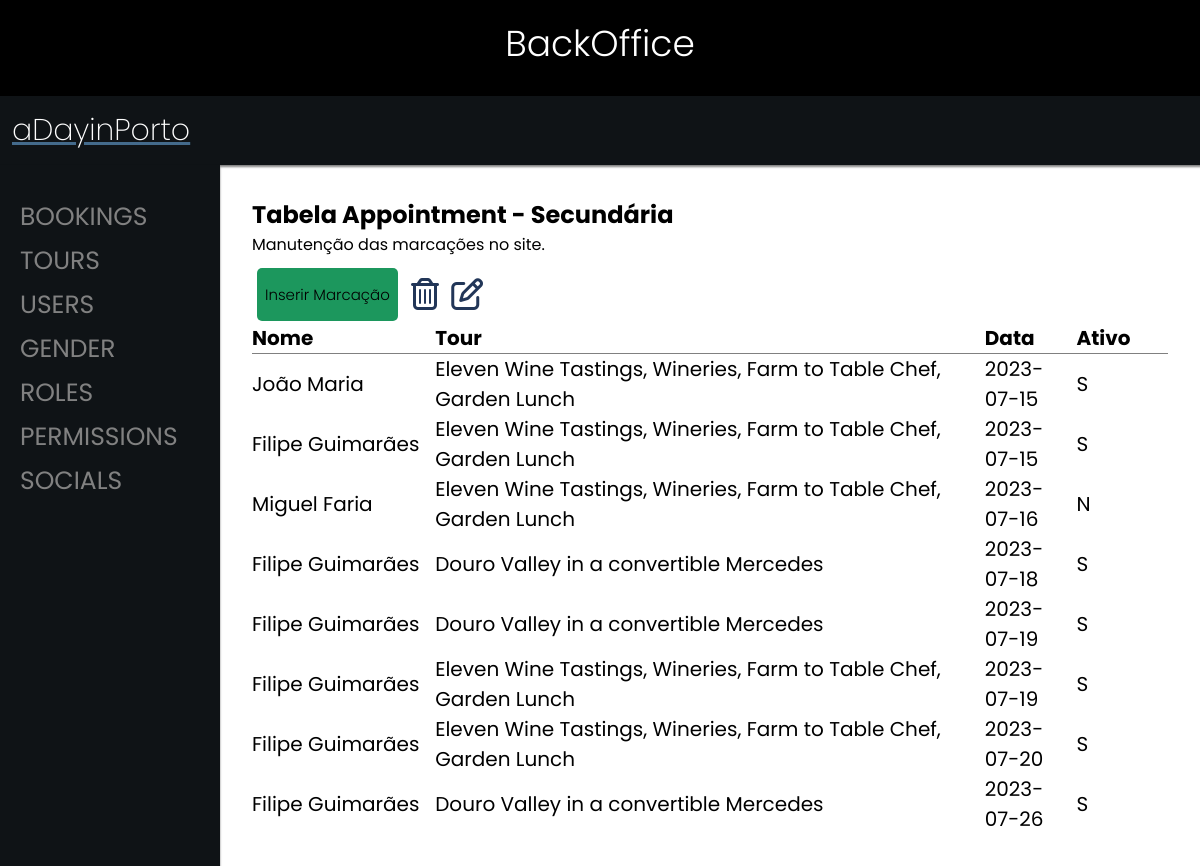
/backoffice/index.php, run on an earlier commit of the app's database.
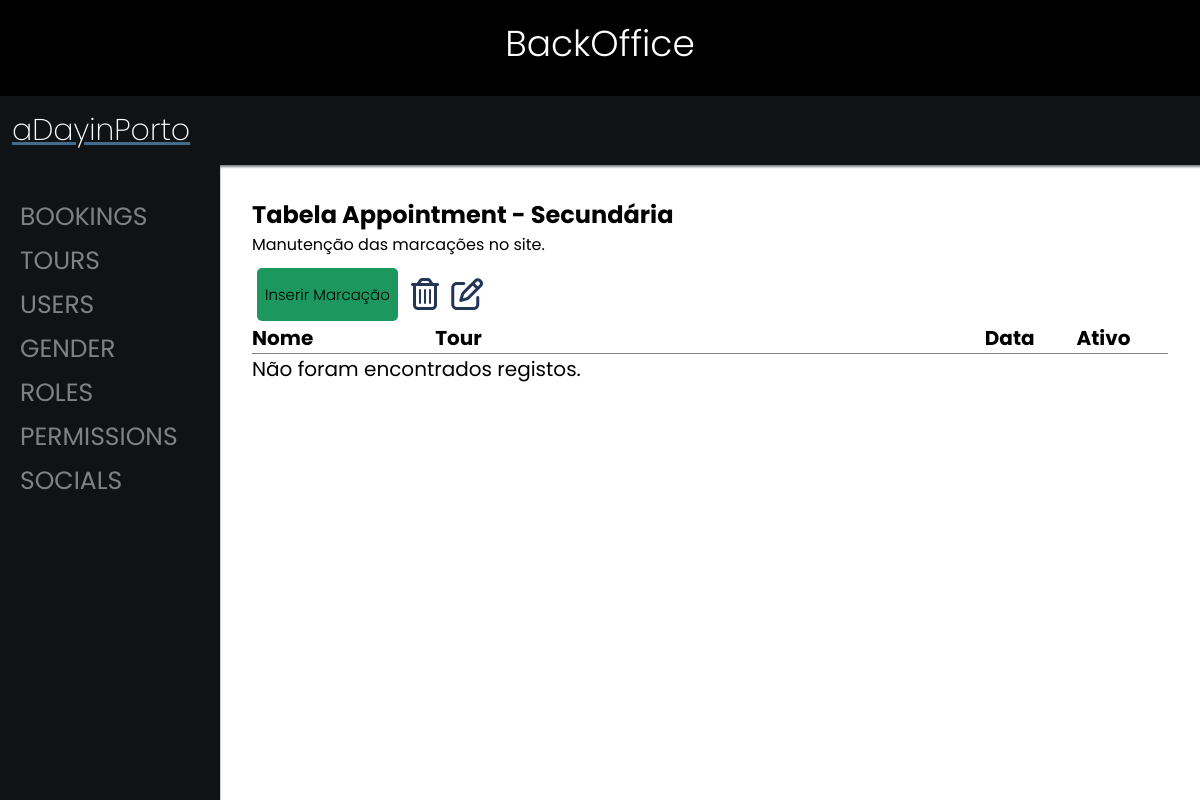
And on a later commit of the database.
### tables this page shows
CREATE TABLE IF NOT EXISTS `appointment` (
  `id` int(11) NOT NULL,
  `id_user` int(11) NOT NULL,
  `id_tour` int(11) NOT NULL,
  `start` date NOT NULL COMMENT 'Dia da marcação.',
  `book_date` datetime DEFAULT current_timestamp() COMMENT 'Data em q foi feita a marcação',
  `payment_date` datetime DEFAULT current_timestamp() COMMENT 'Data em q foi realizado o pagamento.',
  `cancel_date` datetime DEFAULT NULL COMMENT 'Data em q foi cancelado ( se for )',
  `reason` varchar(255) DEFAULT NULL COMMENT 'Motivo do cancelamento',
  `discount` int(11) DEFAULT NULL,
  `number_people` int(11) DEFAULT NULL,
  PRIMARY KEY (`id_user`,`id_tour`,`start`,`id`),
  KEY `FK_marcacao_tour` (`id_tour`),
  CONSTRAINT `FK_marcacao_tour` FOREIGN KEY (`id_tour`) REFERENCES `tour` (`id`) ON DELETE NO ACTION ON UPDATE NO ACTION,
  CONSTRAINT `FK_marcacao_user` FOREIGN KEY (`id_user`) REFERENCES `user` (`id`) ON DELETE NO ACTION ON UPDATE NO ACTION
);

CREATE TABLE IF NOT EXISTS `user` (
  `id` int(11) NOT NULL AUTO_INCREMENT,
  `name` varchar(255) DEFAULT NULL,
  `email` varchar(255) NOT NULL,
  `phone_number` varchar(50) DEFAULT NULL,
  `nacionality` varchar(50) DEFAULT NULL,
  `birthdate` date DEFAULT NULL,
  `creation_date` datetime DEFAULT current_timestamp(),
  `profile_image` varchar(100) DEFAULT NULL,
  `verified` int(1) DEFAULT NULL,
  `display_language` int(3) DEFAULT 1,
  `gender` int(1) DEFAULT NULL,
  `role` int(1) DEFAULT NULL,
  `password` varchar(40) DEFAULT NULL,
  PRIMARY KEY (`id`,`email`),
  UNIQUE KEY `email` (`email`),
  UNIQUE KEY `phone_number` (`phone_number`),
  KEY `FK_user_sex` (`gender`) USING BTREE,
  KEY `FK_user_role` (`role`),
  KEY `FK_user_language` (`display_language`),
  CONSTRAINT `FK_user_gender` FOREIGN KEY (`gender`) REFERENCES `gender` (`id`) ON DELETE NO ACTION ON UPDATE NO ACTION,
  CONSTRAINT `FK_user_language` FOREIGN KEY (`display_language`) REFERENCES `language` (`id`) ON DELETE NO ACTION ON UPDATE NO ACTION,
  CONSTRAINT `FK_user_role` FOREIGN KEY (`role`) REFERENCES `role` (`id`) ON DELETE NO ACTION ON UPDATE NO ACTION
);

CREATE TABLE IF NOT EXISTS `tour` (
  `id` int(11) NOT NULL AUTO_INCREMENT,
  `language` int(11) NOT NULL,
  `name` varchar(200) DEFAULT NULL,
  `price_unit` int(11) DEFAULT NULL,
  `ending` time DEFAULT NULL,
  `tour_limit` int(11) DEFAULT NULL,
  `description` text DEFAULT NULL,
  `image` varchar(50) DEFAULT NULL,
  PRIMARY KEY (`id`,`language`) USING BTREE,
  KEY `FK_tour_language` (`language`),
  CONSTRAINT `FK_tour_language` FOREIGN KEY (`language`) REFERENCES `language` (`id`) ON DELETE NO ACTION ON UPDATE NO ACTION
);

### backoffice/content/appointments/appointments.php (the view, shortened to what this page needs)
<?php
$showapp = "SELECT a.id, a.id_user as id_user, u.name as user, a.id_tour as id_tour, t.name as tour, a.start, a.book_date as book, a.payment_date as payment, a.cancel_date as cancel, a.reason, a.number_people FROM appointment a JOIN user u ON u.id = a.id_user JOIN tour t ON t.id = a.id_tour order by a.start";
$show = mysqli_query($conn, $showapp);
if (mysqli_num_rows($show) > 0) {
    $row = mysqli_fetch_array($show);
} else {
    $row = null;
}
?>
<h2>Tabela Appointment - Secundária</h2>
<p>Manutenção das marcações no site.</p>
<br>
<a href="./?p=31" class="insert-button">Inserir Marcação</a>
<a id="delLink" disabled><i class="fa-regular fa-trash-can fa-2xl" onclick="confirmDelete(<?php echo $row['id']; ?>)"></i></a>
<?php
if ($row !== null && isset($row['id'])) {
    $editLink = './?p=35&id=' . $row['id'] . '&operation=editar&id_tour=' . $row['id_tour'] . '&id_user=' . $row['id_user'] . '&start=' . $row['start'] . '';
} else {
    $editLink = null;
}
echo '<a href="' . $editLink . '" id="editLink" disabled><i class="fa-regular fa-pen-to-square fa-2xl"></i></a>' ?>
<table class="table-hover" style="width:100%; font-size: 20px; margin-top: 1rem; padding-top: 1rem;">
    <thead>
        <tr>
            <th scope="col" style="text-align: left; width:20%; border-bottom: solid 1px grey; border-collapse: collapse;">Nome</th>
            <th scope="col" style="text-align: left; width:60%; border-bottom: solid 1px grey; border-collapse: collapse;">Tour</th>
            <th scope="col" style="text-align: left; width:10%; border-bottom: solid 1px grey; border-collapse: collapse;">Data</th>
            <th scope="col" style="text-align: left; width:10%; border-bottom: solid 1px grey; border-collapse: collapse;">Ativo</th>
        </tr>
    </thead>
    <tbody>
        <?php
        if ($row !== null) {
            do {
                $cancelStatus = !isset($row['cancel']) || $row['cancel'] === '0000-00-00 00:00:00' ? 'S' : 'N';
        ?>
                <tr id="tr_<?php echo $row['id']; ?>" onclick="storeID(<?php echo $row['id']; ?>)">
                    <?php
                    echo "<td>" . $row['user'] . "</td>";
                    echo "<td>" . $row['tour'] . "</td>";
                    echo "<td>" . $row['start'] . "</td>";
                    echo "<td>" . $cancelStatus . "</td>";
                    ?>
                </tr>
        <?php
            } while ($row = mysqli_fetch_assoc($show));
        } else {
            echo "<tr><td colspan='4'>Não foram encontrados registos.</td></tr>";
        }
        ?>
    </tbody>
</table>

### backoffice/index.php (shortened to what this page needs)
<!DOCTYPE html>
<?php
$op = 3;
require('../assets/scripts/db/connect.php');
?>
<!DOCTYPE html>
<html>
<head>
    <link rel="stylesheet" href="./css/styles.css">
    <link rel="stylesheet" href="https://stackpath.bootstrapcdn.com/font-awesome/4.7.0/css/font-awesome.min.css">
</head>
<body>
    <header>
        <h1>BackOffice</h1> <br>
    </header>
    <section>
        <nav>
            <a class="company-title noSelect" href="../index.php">aDayinPorto</a>
        </nav>
    </section>
    <section>
        <div class="sidenav">
            <a class="noSelect" href="./?p=3">BOOKINGS</a>
            <a class="noSelect" href="./?p=1">TOURS</a>
            <a class="noSelect" href="./?p=2">USERS</a>
            <a class="noSelect" href="./?p=6">GENDER</a>
            <a class="noSelect" href="./?p=5">ROLES</a>
            <a class="noSelect" href="./?p=4">PERMISSIONS</a>
            <a class="noSelect" href="./?p=7">SOCIALS</a>
        </div>
        <div class="main">
            <?php
            switch ($op) {
                case 3:
                    include("./content/appointments/appointments.php");
                    break;
            }
            ?>
        </div>
    </section>
</body>
</html>

### backoffice/css/styles.css (style rules this page uses)
html { scroll-behavior: smooth; }
* { margin: 0; padding: 0; font-family: 'Poppins', sans-serif; }
a { cursor: pointer; }
:root { --dark-background-color: #0f1316; --medium-background-color: #666; --light-background-color: #efefef; --contrast-color: rgba(68, 107, 140, 1); --alt-contrast-color: ; --dark-text-color: var(--dark-background-color); --medium-text-color: var(--medium-background-color); --lighter-text-reverse-color: var(--light-background-color); --light-text-reverse-color: #ddd; }
table { border-collapse: collapse; }
.insert-button, .edit-button, .delete-button, .return-button { padding-inline: 0.5rem; padding-block: 1rem; text-decoration: none; font-size: 15px; font-weight: 300; color: black; border-radius: 5px; border: none; width: 90px; height: 30px; margin-inline: 5px; cursor: pointer; }
.insert-button { background-color: #1c975d; }
h1 { font-size: 36px; font-weight: 300; text-align: center; }
.company-title { font-size: 30px; font-weight: 200 !important; color: #fff; text-decoration: underline rgba(68, 107, 140, 1); }
.noSelect { -webkit-tap-highlight-color: transparent; -webkit-touch-callout: none; -webkit-user-select: none; -khtml-user-select: none; -moz-user-select: none; -ms-user-select: none; user-select: none; }
header { padding-top:1rem; background:black; color:white; }
nav { display: flex; padding: 1% 1%; justify-content: space-between; align-items: center; width: 100%; transition: 0.3s ease-in-out; z-index: 10; background-color: var(--dark-background-color); box-shadow: 0 2px 2px rgba(1, 1, 1, 0.5); }
.main { padding: 2rem; margin-left: 220px; }
.sidenav { height: 100%; width: 220px; position: fixed; z-index: 1; left: 0; background-color: var(--dark-background-color); box-shadow: 0 2px 2px rgba(1, 1, 1, 0.5); overflow-x: hidden; padding-top: 30px; }
.sidenav a { padding: 3px 20px; text-decoration: none; font-size: 25px; color: #818181; display: block; }

### backoffice/content/appointments/appointments.php (style rules this page uses)
.fa-regular { color: #223658 !important; padding-inline: 0.25rem; }

What changed in the data, as far as the page shows it:
removed appointment: user.name "João Maria", tour.name "Eleven Wine Tastings, Wineries, Farm to Table Chef, Garden Lunch", start "2023-07-15", cancel_date "S"
removed appointment: user.name "Filipe Guimarães", tour.name "Eleven Wine Tastings, Wineries, Farm to Table Chef, Garden Lunch", start "2023-07-15", cancel_date "S"
removed appointment: user.name "Miguel Faria", tour.name "Eleven Wine Tastings, Wineries, Farm to Table Chef, Garden Lunch", start "2023-07-16", cancel_date "N"
removed appointment: user.name "Filipe Guimarães", tour.name "Douro Valley in a convertible Mercedes", start "2023-07-18", cancel_date "S"
removed appointment: user.name "Filipe Guimarães", tour.name "Douro Valley in a convertible Mercedes", start "2023-07-19", cancel_date "S"
removed appointment: user.name "Filipe Guimarães", tour.name "Eleven Wine Tastings, Wineries, Farm to Table Chef, Garden Lunch", start "2023-07-19", cancel_date "S"
removed appointment: user.name "Filipe Guimarães", tour.name "Eleven Wine Tastings, Wineries, Farm to Table Chef, Garden Lunch", start "2023-07-20", cancel_date "S"
removed appointment: user.name "Filipe Guimarães", tour.name "Douro Valley in a convertible Mercedes", start "2023-07-26", cancel_date "S"
Also different on the page:
text now shown: "Não foram encontrados registos."
